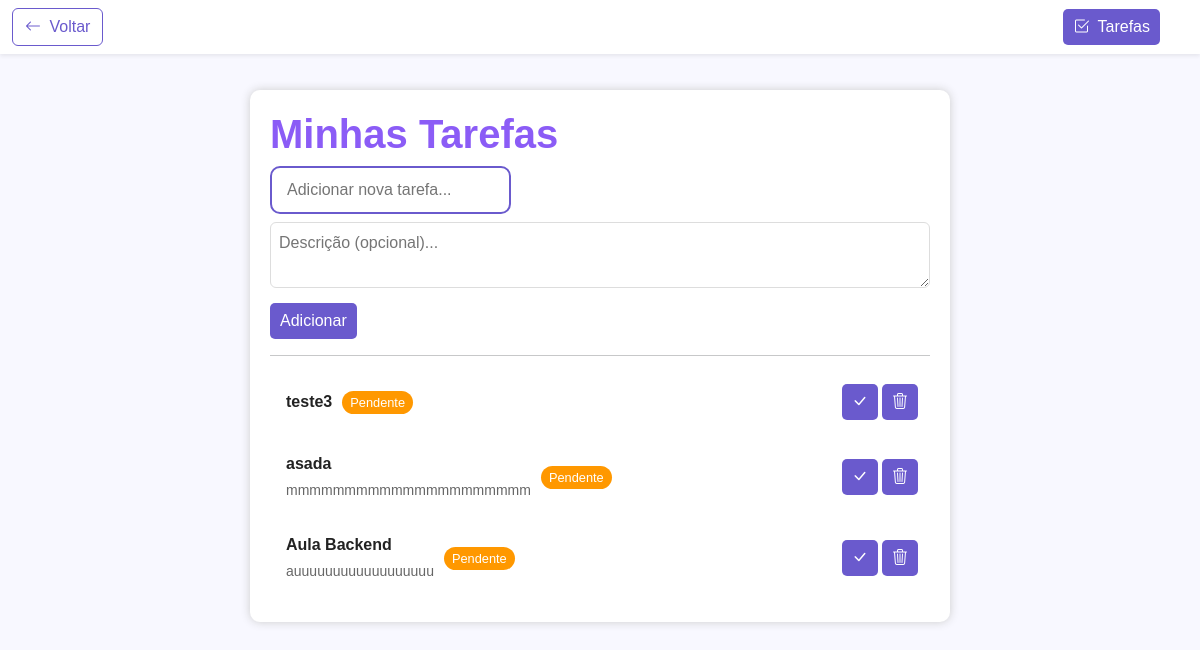
The page /tarefas/ on the database as committed earlier.
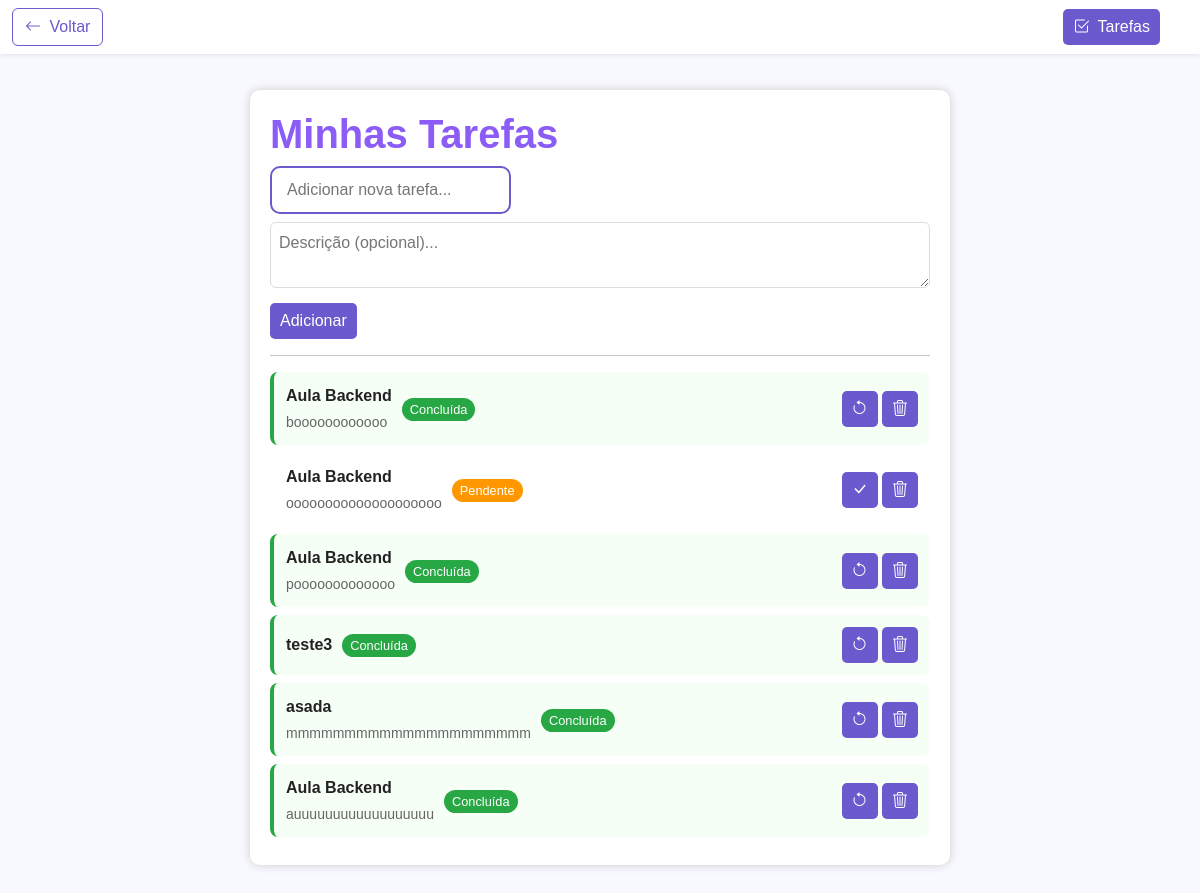
The same page on the database as committed later.
### tasks/models.py (models this page shows, shortened)
class Tarefa(models.Model):
    titulo = models.CharField(max_length=200)
    descricao = models.TextField(blank=True, null=True)
    concluida = models.BooleanField(default=False)
    criado_em = models.DateTimeField(auto_now_add=True)
    atualizado_em = models.DateTimeField(auto_now=True)
    class Meta:
        ordering = ['-criado_em']

### tasks/views.py (the view)
# urls.py: path('tarefas/', views.tarefas, name='tarefas'),
def tarefas(request):
    tarefas = Tarefa.objects.all()
    total_tarefas = tarefas.count()
    tarefas_concluidas = tarefas.filter(concluida=True).count()
    porcentagem = int((tarefas_concluidas / total_tarefas * 100)) if total_tarefas > 0 else 0
    return render(request, 'tasks/tarefas.html', {
        'tarefas': tarefas,
        'total_tarefas': total_tarefas,
        'tarefas_concluidas': tarefas_concluidas,
        'porcentagem': porcentagem
    })

### tasks/templates/tasks/tarefas.html (shortened to what this page needs)
<!DOCTYPE html>
<html lang="pt-br">
<head>
  <link href="https://cdn.jsdelivr.net/npm/bootstrap@5.3.3/dist/css/bootstrap.min.css" rel="stylesheet">
  <link href="https://cdn.jsdelivr.net/npm/bootstrap-icons@1.11.1/font/bootstrap-icons.css" rel="stylesheet">
</head>
<body>
  <nav class="navbar navbar-expand-lg navbar-dark navbar-custom fixed-top shadow-sm">
    <div class="container-fluid">
      <button class="btn btn-outline-info" type="button" onclick="window.location.href='{% url 'inicio' %}'">
        <i class="bi bi-arrow-left me-1"></i> Voltar
      </button>
      <div class="ms-auto">
        <button class="btn btn-tarefas" type="button" onclick="window.location.href='{% url 'tarefas' %}'">
          <i class="bi bi-check2-square me-1"></i> Tarefas
        </button>
      </div>
    </div>
  </nav>
  <div class="container">
    <h1>Minhas Tarefas</h1>
    <form id="form-tarefa">
      <input type="text" id="titulo" placeholder="Adicionar nova tarefa..." required>
      <textarea id="descricao" placeholder="Descrição (opcional)..." style="width:100%; margin-top:8px; padding:8px; border-radius:6px; border:1px solid #ddd;"></textarea>
      <button type="submit" style="margin-top:8px;">Adicionar</button>
    </form>
    <hr>
    <div id="lista">
      {% for tarefa in tarefas %}
        <div class="tarefa {% if tarefa.concluida %}concluida{% endif %}" data-id="{{ tarefa.id }}">
          <div class="tarefa-info" onclick="openEditModal({{ tarefa.id }}, '{{ tarefa.titulo|escapejs }}', '{{ tarefa.descricao|escapejs }}', {{ tarefa.concluida|yesno:"true,false" }})">
            <div>
              <span class="title">{{ tarefa.titulo }}</span>
              {% if tarefa.descricao %}
                <small style="display:block; color:#666; margin-top:4px;">{{ tarefa.descricao|truncatewords:10 }}</small>
              {% endif %}
            </div>
            <div>
              {% if tarefa.concluida %}
                <span class="status-badge done">Concluída</span>
              {% else %}
                <span class="status-badge pending">Pendente</span>
              {% endif %}
            </div>
          </div>
          <div>
            {% if tarefa.concluida %}
              <button class="concluir" title="Marcar como pendente"><i class="bi bi-arrow-counterclockwise"></i></button>
            {% else %}
              <button class="concluir" title="Marcar como concluída"><i class="bi bi-check-lg"></i></button>
            {% endif %}
            <button class="excluir" title="Excluir tarefa"><i class="bi bi-trash3"></i></button>
          </div>
        </div>
      {% empty %}
        <p>Nenhuma tarefa adicionada ainda.</p>
      {% endfor %}
    </div>
  </div>
</body>
</html>

### tasks/templates/tasks/tarefas.html (style rules this page uses)
body { font-family: Arial; background: #f8f8ff; padding: 30px; padding-top: 90px; }
.container { max-width: 700px; margin: auto; background: #fff; padding: 20px; border-radius: 10px; box-shadow: 0 0 10px #ccc; }
.navbar-custom { background-color: #fff; font-weight: 500; }
.btn-outline-info { border-color: #6A5ACD; color: #6A5ACD; }
.btn-tarefas { background: #6A5ACD; color: #fff; border: none; padding: 6px 10px; border-radius: 5px; margin-right: 20px; }
.navbar-custom .container-fluid { padding-right: 20px; }
.tarefa { display:flex; justify-content:space-between; align-items:center; padding:12px; margin:8px 0; border-radius:8px; background:#fff; border-left:4px solid transparent; }
.tarefa.concluida { border-left-color: #28a745; background:#f6fff6; }
.tarefa-info { cursor:pointer; display:flex; align-items:center; gap:10px; }
.tarefa-info span.title { font-weight:700; color:#222; }
.status-badge { font-size:0.8em; padding:4px 8px; border-radius:999px; color:white; background:#6c757d; }
.status-badge.done { background: #28a745; }
.status-badge.pending { background: #ff9800; }
button { background: #6a5acd; color: white; border: none; padding: 6px 10px; border-radius: 5px; cursor: pointer; }
h1 { color: #8b5cf6; font-weight: 700; }
#titulo { border: 2px solid #6A5ACD; border-radius: 10px; padding: 10px 15px; }
#descricao { border: 2px solid #6A5ACD; border-radius: 10px; padding: 10px 15px; }

Rows that differ between the two databases and show on the page:
added Tarefa: titulo "Aula Backend", descricao "boooooooooooo", concluida "Concluída"
added Tarefa: titulo "Aula Backend", descricao "oooooooooooooooooooo", concluida "Pendente"
added Tarefa: titulo "Aula Backend", descricao "pooooooooooooo", concluida "Concluída"
changed Tarefa "teste3": concluida "Pendente" → "Concluída"
changed Tarefa "asada": concluida "Pendente" → "Concluída"
changed Tarefa "auuuuuuuuuuuuuuuuuu": concluida "Pendente" → "Concluída"
